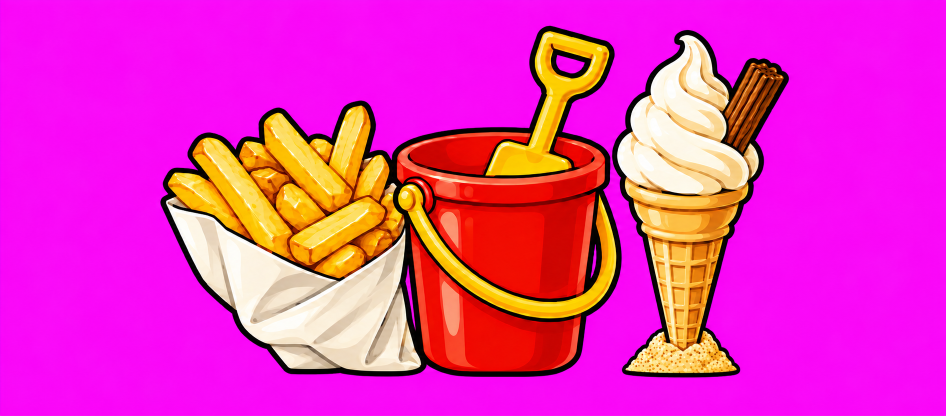
#> input picture design-docs/seaside/seaside-kit-2.png, 1891 x 831 px (shown at 1/2 size); the run also reads 2 pictures not shown here
$ python export.py
#> lines starting #> are read from the running program, lines starting #| are printed output that depends on the picture; after the words box and inside, x2 and y2 are one past the last pixel; in counts of white or black regions, pixels touching at a corner belong together
### design-docs/art.py
"""Shared steps for exporting seasonal theme art (see halloween/README.md).

Each theme's export.py imports this: key the flat magenta background out with
alpha from min(R,B) - G ramping between 60 and 140 and a half-strength
despill, crop to the art plus a margin, split pose sheets at their empty
column (or row) runs, measure a feature (an eye) to put sheets drawn at
different sizes on one scale, and write WebP. EyeScale holds one animal's
pictures on that scale and prints where each part sat in its reference.

The scripts pin their libraries: Pillow 13 writes a few pixels of some
pictures differently, so the shipped WebPs would no longer be reproduced.
"""
from collections import deque
from collections.abc import Callable
from pathlib import Path
import subprocess
import tempfile

import numpy as np
from PIL import Image

MARGIN = 6

Mask = Callable[[np.ndarray], np.ndarray]
# Finds where a part sits in a whole (its top left), as by_colour does.
Placer = Callable[[np.ndarray, np.ndarray], tuple[int, int]]
Size = tuple[int, int]


def keyed(path: Path) -> np.ndarray:
    rgb = np.asarray(Image.open(path).convert('RGB')).astype(np.float32)
    r, g, b = rgb[..., 0], rgb[..., 1], rgb[..., 2]
    spill = np.minimum(r, b) - g
    alpha = 1 - np.clip((spill - 60) / 80, 0, 1)
    excess = np.maximum(spill, 0) * 0.5
    out = np.dstack([r - excess, g, b - excess, alpha * 255])
    return np.clip(out, 0, 255).astype(np.uint8)


def crop(rgba: np.ndarray) -> np.ndarray:
    ys, xs = np.nonzero(rgba[..., 3] > 8)
    return rgba[max(0, ys.min() - MARGIN):ys.max() + MARGIN + 1, max(0, xs.min() - MARGIN):xs.max() + MARGIN + 1]
#> returned value: shape (715, 1269, 4)


# [32 lines left out: functions crop_origin, poses, fill_only, not called in this run]


def rows(rgba: np.ndarray, count: int) -> list[np.ndarray]:
    """Split a sheet of count pieces, top to bottom, the same way."""
    return [p.transpose(1, 0, 2) for p in poses(rgba.transpose(1, 0, 2), count)]


def blob(mask: np.ndarray, seed: tuple[int, int]) -> list[tuple[int, int]]:
    """The pixels (row, column) of mask's blob nearest seed (x, y): every one
    joined, side by side, to the mask's pixel nearest seed, in the order a
    flood fill from there reaches them."""
    ys, xs = np.nonzero(mask)
    i = int(np.argmin((ys - seed[1]) ** 2 + (xs - seed[0]) ** 2))
    start = (int(ys[i]), int(xs[i]))
    seen, todo, found = {start}, deque([start]), []
    while todo:
        y, x = todo.popleft()
        found.append((y, x))
        for n in ((y + 1, x), (y - 1, x), (y, x + 1), (y, x - 1)):
            if 0 <= n[0] < mask.shape[0] and 0 <= n[1] < mask.shape[1] and mask[n] and n not in seen:
                seen.add(n)
                todo.append(n)
    return found


def feature(path: Path, seed: tuple[int, int], dark_below: int = 200) -> float:
    """The size (mean of width and height) of the dark blob nearest seed in a
    source image: an eye, the one feature every pose of an animal shares. An
    animal whose plumage is itself dark (a brown hawk) sets dark_below lower,
    so only the pupil counts."""
    rgb = np.asarray(Image.open(path).convert('RGB')).astype(int)
    by, bx = zip(*blob(rgb.sum(axis=-1) < dark_below, seed))
    return ((max(bx) - min(bx) + 1) + (max(by) - min(by) + 1)) / 2


def lum(rgba: np.ndarray) -> np.ndarray:
    return rgba[..., :3].astype(np.float32) @ np.array([0.299, 0.587, 0.114], dtype=np.float32)


def opaque(rgba: np.ndarray) -> np.ndarray:
    return rgba[..., 3] > 128


def ground(rgba: np.ndarray) -> int:
    """The lowest row anything stands on: the last with an opaque pixel."""
    return int(np.nonzero(opaque(rgba).any(axis=1))[0].max())


# [4 lines left out: function pale, not called in this run]


def rescaled(rgba: np.ndarray, k: float) -> np.ndarray:
    img = Image.fromarray(rgba, 'RGBA')
    return np.asarray(img.resize((round(img.width * k), round(img.height * k)), Image.LANCZOS))


# Given a part, what a window of the whole the same size as it scores: the
# higher, the better the part fits there.
Score = Callable[[np.ndarray], Callable[[np.ndarray], float]]


# [50 lines left out: functions search, place, _correlate, by_colour, not called in this run]


def export(rgba: np.ndarray, out: Path, name: str, scale: float) -> tuple[int, int]:
#> called with name = 'seaside-kit', scale = 0.179
    img = Image.fromarray(rgba, 'RGBA')
    size = (round(img.width * scale), round(img.height * scale))
#> size = (227, 128)
    img = img.resize(size, Image.LANCZOS)
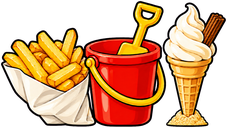
#> img: PIL image 227x128 RGBA; mean R, G, B, A 123.3, 76.4, 42.1, 154.6; transparent parts drawn white
    with tempfile.TemporaryDirectory() as tmp:
        png = Path(tmp) / f'{name}.png'
        img.save(png)
        subprocess.run(['cwebp', '-quiet', '-q', '90', '-alpha_q', '100', '-exact', str(png), '-o', str(out / f'{name}.webp')], check=True)
#> (this line was passed over: subprocess is not available in this run)
    return size


# [34 lines left out: functions export_with_fur, knobbed, span_up, not called in this run]


def cut(rgba: np.ndarray, names: list) -> dict:
    """A sheet split into its named pieces, left to right, each cropped."""
    return dict(zip(names, (crop(p) for p in poses(rgba, len(names)))))


class EyeScale:
    """One animal's pictures put on one scale, the eye's (the one feature
    every pose shares), so every pose is the same animal: its eye is eye
    drawing units across, written at res file pixels per unit, and the
    theme's rig sets how big a unit is on the page. eyes says where each
    sheet's eye is (source pixels, measured by eye). Drawing units are the
    reference's, moved by margin so a frame round it has a margin. measure
    says how big the feature is in a sheet, given where it is: feature (a
    dark blob) by default, or another where an eye cannot be told from the
    fur round it (a bumblebee's, in its black head) or than which only a
    darker blob counts (a brown hawk's: feature with a lower dark_below).
    Given middle (where the feature's middle is in a sheet, source pixels,
    given its seed), the reference and each key pose also print where
    their eye is, which the lab lines up with the rig's."""

    def __init__(self, here: Path, eyes: dict[str, tuple[int, int]], eye: float, res: int, margin: int = 1,
                 measure: Callable[[Path, tuple[int, int]], float] = feature,
                 middle: Callable[[Path, tuple[int, int]], tuple[float, float]] | None = None):
        self.here, self.eyes, self.eye, self.res, self.margin, self.measure, self.middle = here, eyes, eye, res, margin, measure, middle
        self.standing = np.zeros((0, 0, 4), np.uint8)
        self.standing_sheet = ''

    def px(self, sheet: str, seed: tuple[int, int] | None = None) -> float:
        """The eye's size in a sheet's own pixels."""
        return self.measure(self.here / sheet, seed or self.eyes[sheet])

    def on_eye(self, sheet: str) -> float:
        """File pixels to each of a sheet's pixels."""
        return self.eye / self.px(sheet) * self.res

    def per_unit(self) -> float:
        """The reference's pixels to each drawing unit."""
        return self.px(self.standing_sheet) / self.eye

    def units(self, size: Size) -> str:
        return f'{size[0] / self.res:.2f}x{size[1] / self.res:.2f}'

    # [9 lines left out: function spot, not called in this run]

    def eye_at(self, sheet: str, seed: tuple[int, int], key: Callable[[Path], np.ndarray]) -> str:
        if self.middle is None:
            return ''
        x, y = self.spot(sheet, seed, self.middle(self.here / sheet, seed), key)
        return f'; eye at {x:.2f}, {y:.2f}'

    def reference(self, sheet: str, out: Path, name: str, key: Callable[[Path], np.ndarray] = keyed) -> Size:
        """The whole animal standing square, its anatomy reference: written
        for the lab to lay over the rig, and kept to place the parts by."""
        self.standing = crop(key(self.here / sheet))
        self.standing_sheet = sheet
        size = export(self.standing, out, name, self.on_eye(sheet))
        print(f'{name}: {self.units(size)} at {self.margin}, {self.margin}; ground {ground(self.standing) / self.per_unit() + self.margin:.2f}{self.eye_at(sheet, self.eyes[sheet], key)}')
        return size

    def key_poses(self, prefix: str, seeds: dict[str, tuple[int, int]], out: Path, key: Callable[[Path], np.ndarray] = keyed) -> None:
        """Key poses of the same animal, drawn from the reference, that the
        rig's poses are tuned toward; the lab lays each over its mode. seeds
        says where each one's eye is."""
        for pose, seed in seeds.items():
            name = f'{prefix}{pose}'
            path = self.here / f'{name}.png'
            eye = self.measure(path, seed)
            size = export(crop(key(path)), out, name, self.eye / eye * self.res)
            print(f'{name}: eye {eye:.1f}px; drawing units {self.units(size)}{self.eye_at(f"{name}.png", seed, key)}')

    # [13 lines left out: function placed, not called in this run]

    def find(self, part: np.ndarray, mask: Mask | Placer) -> tuple[int, int]:
        """Where a part, grown onto the reference's pixels, sits in it."""
        return by_colour(part, self.standing) if mask is by_colour else place(part, self.standing, mask=mask)

    # [20 lines left out: functions parts, bar, foot, not called in this run]

### design-docs/seaside/export.py
# /// script
# dependencies = ["pillow==12.3.0", "numpy==2.5.4"]
# ///
"""Keys, crops and exports the seaside art. Run: uv run design-docs/seaside/export.py

The steps are shared with the other themes (../art.py). The shelf's chips,
bucket and spade and 99 are one picture, exported at twice its display
size. The gull's pictures
are all put on one scale, the eye's, so every pose is the same bird; they
are written at RES pixels per drawing unit, and gull-rig.ts sets how big a
drawing unit is on the page. It is put together from parts cut from
gull-standing.png (the whole gull standing square, its anatomy reference):
the body and head in gull-parts.png (the body from its redraw,
gull-body-2.png, with the tail tucked under the folded primaries), the body
as it is in flight in
gull-flight-body.png (an edit of gull-parts.png's body, in place, so on its
scale), the tail closed and fanned in gull-flight-parts.png, the spread
wing's four pieces in gull-wings.png and the leg's pieces in
gull-limbs-3.png. Its head is also cut at the bill in gull-bill.png (an
edit of gull-parts.png's head): the head with only the upper mandible, and
the lower mandible on its own, which opens for the long call. Each part is printed with where it sat in the reference:
its place in the rig. The sizes printed are what the rig lays out.
"""
from pathlib import Path
import sys

sys.path.insert(0, str(Path(__file__).resolve().parents[1]))
from art import EyeScale, crop, cut, export, keyed, knobbed, opaque  # noqa: E402
import numpy as np  # noqa: E402

HERE = Path(__file__).resolve().parent
OUT = HERE.parents[1] / 'internal/dashboard/ui/src/lib/theme/seaside'
LAB = HERE.parents[1] / 'internal/dashboard/ui/src/lab'
# The eye's size in drawing units (its pupil, the dark blob art.py's
# feature finds), and file pixels per drawing unit: the reference standing
# is then about 17 units tall, and gull-rig.ts draws it 25.5px tall.
EYE = 0.3
RES = 12
# Where each sheet's eye is (source pixels), measured by eye.
EYES = {'gull-standing.png': (1178, 147), 'gull-parts.png': (1572, 210), 'gull-body-2.png': (1572, 210), 'gull-bill.png': (737, 181)}
# Key poses of the same gull, drawn from gull-standing.png, that the rig's
# poses are tuned toward; the lab lays each over its mode.
KEY_POSES = {
    'walk-contact': (1178, 147), 'walk-pass': (1178, 147), 'takeoff': (1166, 428), 'flap-up': (1168, 577),
    'flap-down-2': (1222, 218), 'swoop': (1265, 538), 'flare-2': (1130, 358), 'eye': (1086, 120), 'call': (1040, 163),
}
# The wing's pieces, each drawn flat with its span up the picture, and how
# long each is in drawing units: shoulder to tip about the gull's length
# less its bill, as a gull's wing is (span 125 to 155cm on a 55 to 67cm
# bird), the hand (the primaries) a little the longer.
WINGS = ['gull-arm', 'gull-hand', 'gull-arm-under', 'gull-hand-under']
WING_LENGTH = {'gull-arm': 10.5, 'gull-hand': 11.5, 'gull-arm-under': 10.5, 'gull-hand-under': 11.5}
# The leg's pieces, left to right in gull-limbs-3.png: the drumstick (its
# feathered end at the knee), the tarsus, the foot standing flat and the
# foot with its toes drawn together. The bars by their thickness, measured
# on the reference's near leg (the drumstick where it leaves the belly
# about 50px, the tarsus 38px, at 51.7px to a unit); the feet by their
# length (the flat foot 4.1 units from the hallux to the claws' tips,
# the curled one on the same pixel scale) and where the leg comes down onto
# each, as fractions of its box, where the toes part (on the curled foot,
# at the foot of the parting, so the picture, unseen on a planted foot,
# never reaches a pixel under the ledge). Each keeps of the
# tarsus drawn above that only a knob round it (art.py's knobbed), KNOB
# across in drawing units, outlined KNOB_LINE thick: the tarsus's own bar
# draws the rest.
LIMBS = ['gull-drumstick', 'gull-tarsus', 'gull-toes', 'gull-toes-curled']
DRUMSTICK = 0.95
TARSUS = 0.74
TOES = (4.1, (0.2, 0.3))
CURLED = (0.22, 0.2)
KNOB = 0.36
KNOB_LINE = 0.06
# The shelf kit's height on the shelf, in page pixels.
KIT_HEIGHT = 64


def yellow(rgba: np.ndarray) -> np.ndarray:
    """The bill: what to place the lower mandible by, which by its shape
    alone fits anywhere along the reference's outline."""
    r, g, b = (rgba[..., i].astype(int) for i in range(3))
    return opaque(rgba) & (r > 180) & (g > 150) & (b < 120)


def shelf() -> None:
    kit = crop(keyed(HERE / 'seaside-kit-2.png'))
    size = export(kit, OUT, 'seaside-kit', 2 * KIT_HEIGHT / kit.shape[0])
#> size = (227, 128)
    print(f'seaside-kit: display {size[0] / 2:g}x{size[1] / 2:g}')
#| seaside-kit: display 113.5x64


def main() -> None:
    OUT.mkdir(exist_ok=True)
    shelf()
    gull = EyeScale(HERE, EYES, EYE, RES)
    for sheet in EYES:
        print(f'{sheet}: eye {gull.px(sheet):.1f}px')
#> this loop made 4 passes
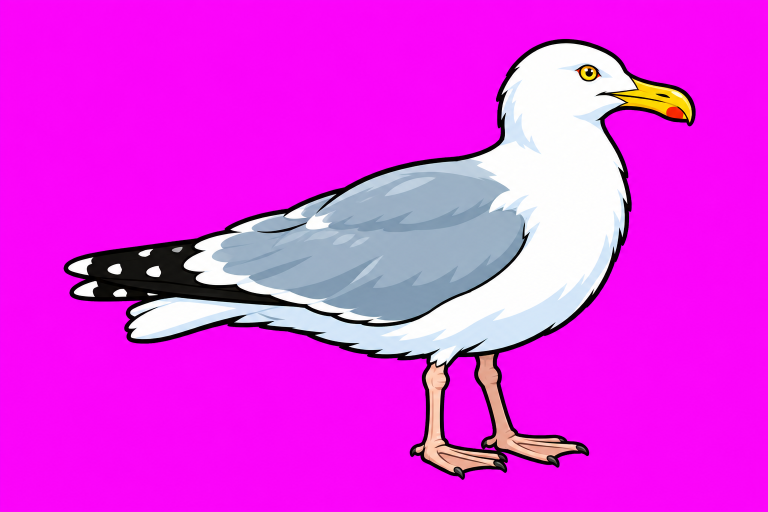
#> input picture design-docs/seaside/gull-standing.png, 1536 x 1024 px (shown at 1/2 size)
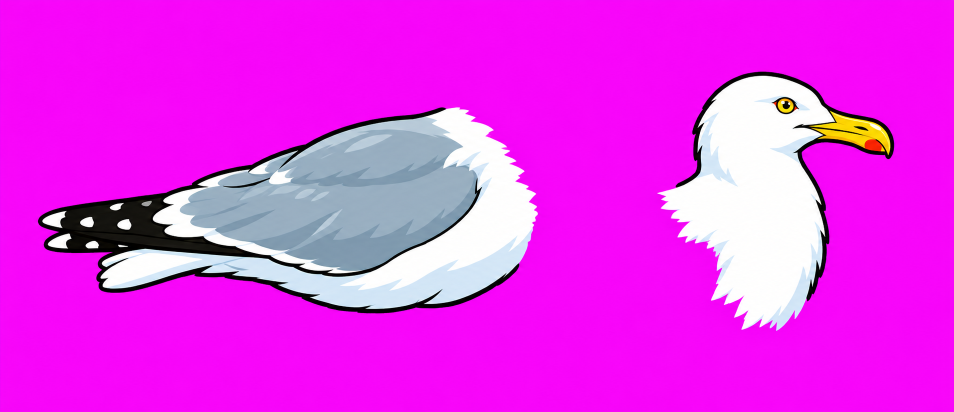
#> input picture design-docs/seaside/gull-parts.png, 1908 x 824 px (shown at 1/2 size)
    gull.reference('gull-standing.png', LAB, 'gull-reference')
#> in keyed (call 2), `out = np.dstack([r - excess, g, b - excess, alpha * 255])`:
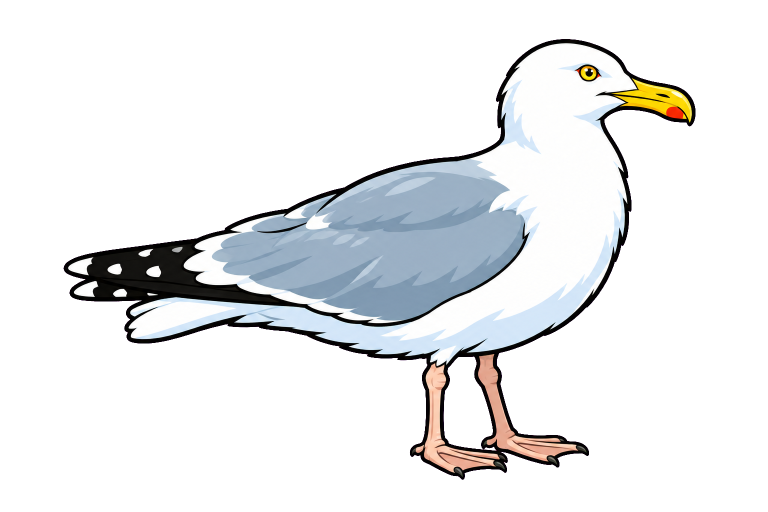
#> out: shape (1024, 1536, 4) float32 (shown at 1/2 size); mean of channels 0, 1, 2, 3 139.2, 48.7, 141.6, 65.8; transparent parts drawn white
#> in blob (call 5), `ys, xs = np.nonzero(mask)`:
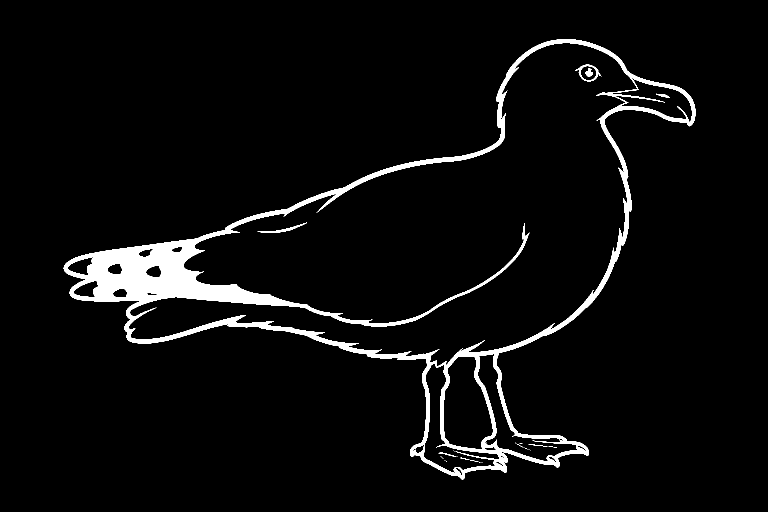
#> mask: shape (1024, 1536) bool (shown at 1/2 size); 4.5% white; 28 white regions (20 under 20 px), largest, box (x1, y1, x2, y2) and area: (127, 78, 1391, 959) 70250, (1150, 129, 1203, 163) 386, (515, 445, 614, 466) 351
#> in blob (call 5), `i = int(np.argmin((ys - seed[1]) ** 2 + (xs - seed[0]) ** 2))`: i = 2693
#> in blob (call 5), `start = (int(ys[i]), int(xs[i]))`: start = (147, 1178)
#> in blob (call 5), `seen, todo, found = {start}, deque([start]), []`: found = []
#> the loop in blob (call 5), `while todo:` made 156 passes
#> (y, x) on passes 1 to 3: (147, 1178), (148, 1178), (146, 1178)
#> after the loop in blob (call 5), `while todo:`: found = 156 pairs, first value 137 to 152, second value 1171 to 1185; seen = 156 items
#> call 2 of export, with name = 'gull-reference', scale = 0.232
#> in export (call 2), `img = img.resize(size, Image.LANCZOS)`:
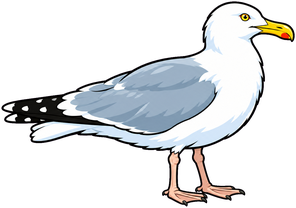
#> img: PIL image 296x208 RGBA; mean R, G, B, A 61.3, 62.9, 64.8, 90.4; transparent parts drawn white
#> in reference, `size = export(self.standing, out, name, self.on_eye(sheet))`: size = (296, 208)
#> in opaque, `return rgba[..., 3] > 128`:
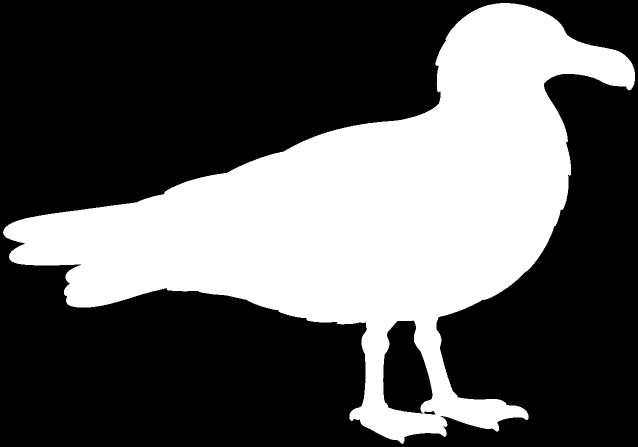
#> returned value: shape (894, 1276) bool (shown at 1/2 size); 35.4% white; 1 white region, box (x1, y1, x2, y2) and area: (6, 6, 1270, 888) 404257
#| gull-reference: 24.67x17.33 at 1, 1; ground 18.17
    gull.key_poses('gull-pose-', KEY_POSES, LAB)
    # The whole head is not drawn: gull-bill.png's two pieces are. The body
    # is gull-parts.png's redrawn behind: there, as in the reference, the
    # tail hung below the folded primaries as a flap of its own, nearly as
    # long as the wingtips, with a notch between them; a standing gull's
    # primaries lie over its tail, which hardly shows beneath them.
    body = cut(keyed(HERE / 'gull-body-2.png'), ['gull-body', 'gull-head'])['gull-body']
    gull.parts({'gull-body': body}, 'gull-body-2.png', OUT)
    bill = cut(keyed(HERE / 'gull-bill.png'), ['gull-head-upper', 'gull-mandible'])
    gull.parts(bill, 'gull-bill.png', OUT, masks={'gull-mandible': yellow})
    # Edited in place from gull-parts.png, so on its scale. Matched to the
    # standing body by shape: it lost the tail and folded wingtips behind.
    flight = crop(keyed(HERE / 'gull-flight-body.png'))
    gull.placed('gull-flight-body', flight, OUT, gull.on_eye('gull-parts.png'), 1)
    # The tails, drawn at the reference's size; laid at the rump by hand.
    tails = cut(keyed(HERE / 'gull-flight-parts.png'), [None, 'gull-tail', 'gull-tail-fanned'])
    for name in ['gull-tail', 'gull-tail-fanned']:
        gull.placed(name, tails[name], OUT, gull.on_eye('gull-standing.png'), 1, None)
    wings = cut(keyed(HERE / 'gull-wings.png'), WINGS)
    for name, art in wings.items():
        w, h = export(art, OUT, name, WING_LENGTH[name] * RES / art.shape[0])
        print(f'{name}: {gull.units((w, h))}')
    limbs = cut(keyed(HERE / 'gull-limbs-3.png'), LIMBS)
    for name, thick in [('gull-drumstick', DRUMSTICK), ('gull-tarsus', TARSUS)]:
        gull.bar(name, limbs[name], OUT, thick)
    length, heel = TOES
    per_unit = limbs['gull-toes'].shape[1] / length
    knob = (KNOB * per_unit, KNOB_LINE * per_unit)
    gull.foot('gull-toes', knobbed(limbs['gull-toes'], heel, *knob), OUT, length, heel)
    curled = limbs['gull-toes-curled']
    gull.foot('gull-toes-curled', knobbed(curled, CURLED, *knob), OUT, curled.shape[1] / per_unit, CURLED)


if __name__ == '__main__':
#> (the run stopped early here; a loop or call above may not have finished)
